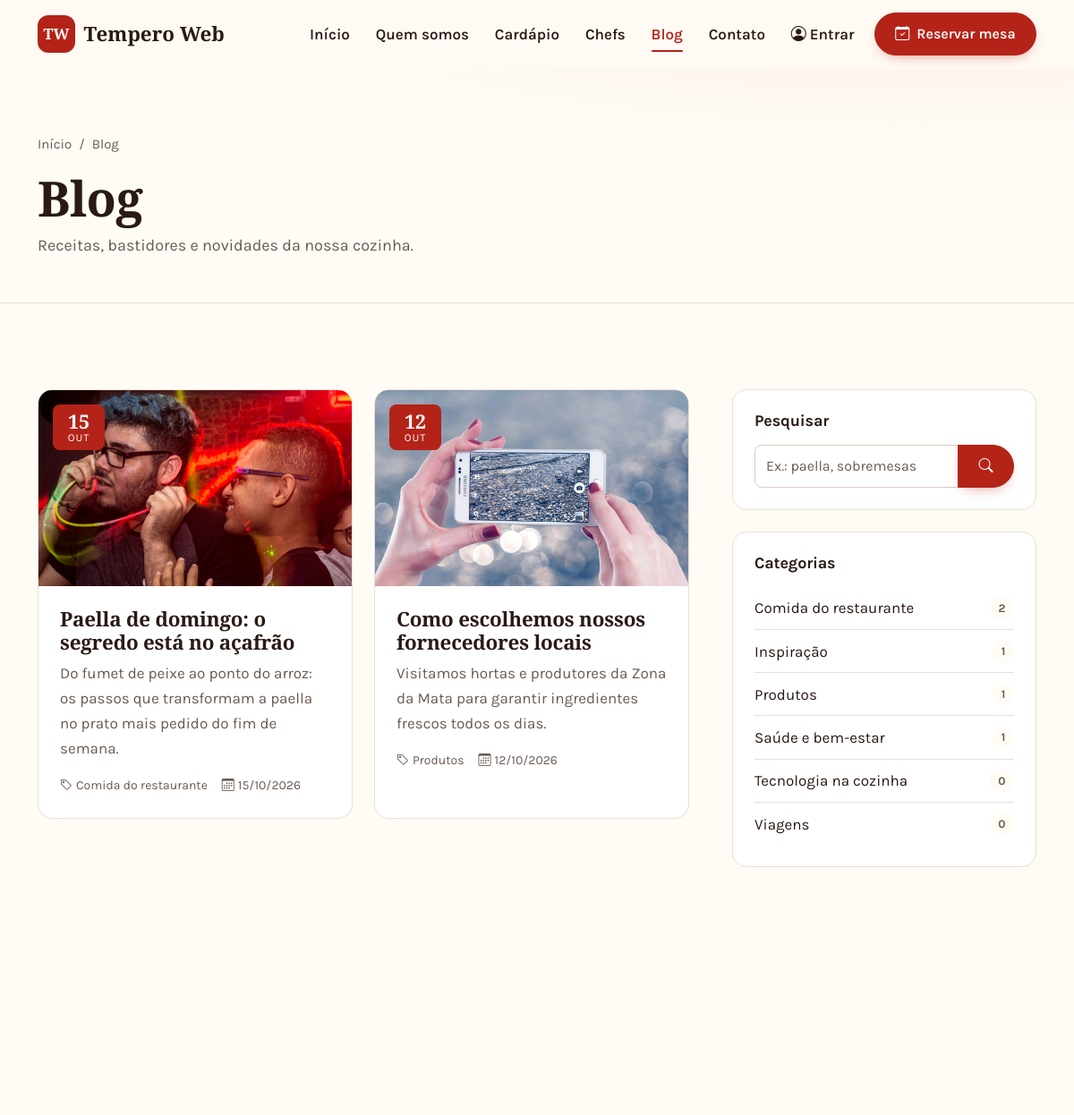
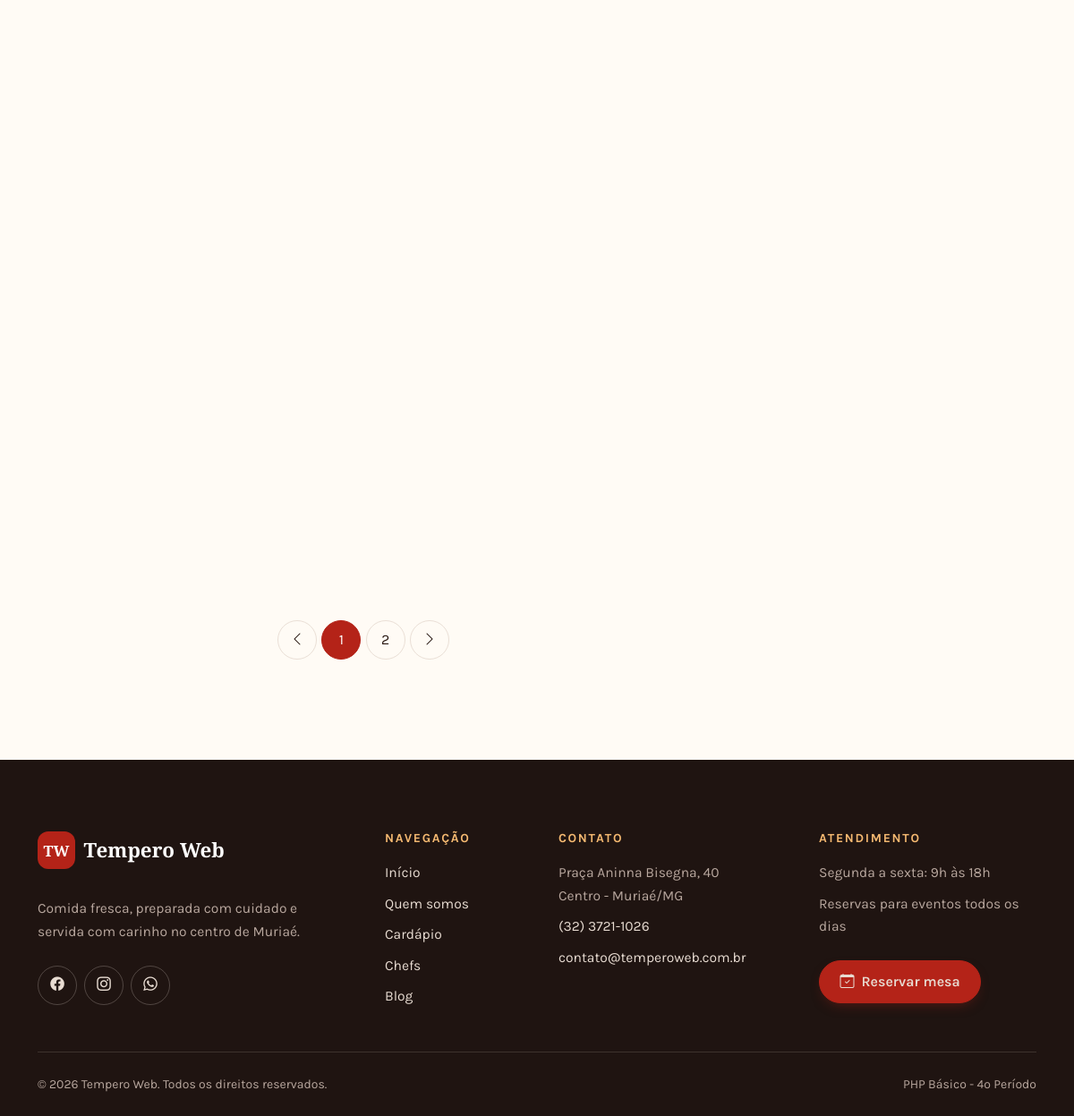
The page /Home/blog on the database its author committed (2 pictures, top to bottom).
### tables this page shows
CREATE TABLE noticia (
    id                 INT          NOT NULL AUTO_INCREMENT,
    blog_categoria_id  INT          NOT NULL,
    titulo             VARCHAR(150) NOT NULL,
    resumo             VARCHAR(255) NOT NULL,
    imagem             VARCHAR(100) NULL COMMENT 'arquivo em assets/img/noticia/',
    dataPublicacao     DATE         NOT NULL,
    statusRegistro     TINYINT      NOT NULL DEFAULT 1 COMMENT '1=Ativo; 2=Inativo',
    PRIMARY KEY (id),
    KEY idx_noticia_blog_categoria (blog_categoria_id),
    CONSTRAINT fk_noticia_blog_categoria FOREIGN KEY (blog_categoria_id) REFERENCES blog_categoria (id)
);

CREATE TABLE blog_categoria (
    id              INT          NOT NULL AUTO_INCREMENT,
    descricao       VARCHAR(100) NOT NULL,
    statusRegistro  TINYINT      NOT NULL DEFAULT 1 COMMENT '1=Ativo; 2=Inativo',
    PRIMARY KEY (id)
);

### app/controller/BaseController.php (called while the page is built, shortened)
<?php
abstract class BaseController
{
    protected Request $request;
    public function __construct()
    {
        $this->request = new Request();
    }
    protected function view(string $view, array $data = [])
    {
        $data['action'] = $this->request->getAction();
        extract($this->escapa($data));
        require_once 'app/view/' . $view . '.php';
    }
    private function escapa(array $dados): array
    {
        foreach ($dados as $chave => $valor) {
            if (is_array($valor)) {
                $dados[$chave] = $this->escapa($valor);
            } elseif (is_string($valor)) {
                $dados[$chave] = htmlspecialchars($valor, ENT_QUOTES, 'UTF-8');
            }
        }
        return $dados;
    }
}

### app/controller/Home.php (called while the page is built, shortened)
<?php
class Home extends BaseController
{
    public function blog()
    {
        return $this->view("blog", [
            "aNoticia"       => $this->model("Noticia")->publicadas(),
            "aCategoriaBlog" => $this->model("BlogCategoria")->comQuantidade()
        ]);
    }
}

### index.php (called while the page is built, shortened)
<?php
require_once 'app/controller/BaseController.php';
$caminho        = parse_url($_SERVER['REQUEST_URI'], PHP_URL_PATH);
$uri            = explode("/", $caminho);
$method         = (isset($uri[2]) && $uri[2] != "" ? $uri[2] : 'index');
$controller = new $controllerName();
$controller->$method();

### app/library/Database.php (called while the page is built, shortened)
<?php
class Database
{
    private static $dbConfigaraConexao;
    private static ?PDO $conexao = null;
    public function __construct($dbConfigaraConexao = DB_CONF_CONEXAO)
    {
        self::$dbConfigaraConexao = $dbConfigaraConexao;
    }
    public function conecta(): PDO
    {
        if (self::$conexao instanceof PDO) {
            return self::$conexao;
        }
        $dsn = self::$dbConfigaraConexao['DB_DRIVE'] .
                ":host=" . self::$dbConfigaraConexao['DB_HOST'] .
                ";port=" . self::$dbConfigaraConexao['DB_PORT'] .
                ";dbname=" . self::$dbConfigaraConexao['DB_BASEDADOS'] .
                ";charset=utf8mb4";
        try {
            self::$conexao = new PDO(
                $dsn,
                self::$dbConfigaraConexao['DB_USER'],
                self::$dbConfigaraConexao['DB_PASSWORD']
            );
            self::$conexao->setAttribute(PDO::ATTR_ERRMODE, PDO::ERRMODE_EXCEPTION);
            self::$conexao->setAttribute(PDO::ATTR_DEFAULT_FETCH_MODE, PDO::FETCH_ASSOC);
        } catch (PDOException $ex) {
            http_response_code(500);
            exit("Não foi possível conectar ao banco de dados: " . $ex->getMessage());
        }
        return self::$conexao;
    }
    public function select(
        string $comando_sql,
        array $dados = [],
        string $tipoRetorno = 'all'
    ) {
        $data = $this->conecta()->prepare($comando_sql);
        $data->execute($dados);
        if ($tipoRetorno == 'all') {
            return $data->fetchAll();
        }
        return $data->fetch();
    }
}

### app/model/NoticiaModel.php (called while the page is built, shortened)
<?php
class NoticiaModel extends BaseModel
{
    public function publicadas(): array
    {
        return $this->db->select(
            "SELECT n.*,
                    bc.descricao AS categoria,
                    DATE_FORMAT(n.dataPublicacao, '%d') AS dia,
                    ELT(MONTH(n.dataPublicacao), 'Jan', 'Fev', 'Mar', 'Abr', 'Mai', 'Jun',
                                                 'Jul', 'Ago', 'Set', 'Out', 'Nov', 'Dez') AS mes
               FROM noticia n
               JOIN blog_categoria bc ON bc.id = n.blog_categoria_id
              WHERE n.statusRegistro = 1
                AND bc.statusRegistro = 1
                AND n.dataPublicacao <= CURDATE()
              ORDER BY n.dataPublicacao DESC, n.id DESC"
        );
    }
}

### app/model/BlogCategoriaModel.php (called while the page is built, shortened)
<?php
class BlogCategoriaModel extends BaseModel
{
    public function comQuantidade(): array
    {
        return $this->db->select(
            "SELECT bc.id, bc.descricao, COUNT(n.id) AS qtde
               FROM blog_categoria bc
               LEFT JOIN noticia n ON n.blog_categoria_id = bc.id
                                  AND n.statusRegistro = 1
                                  AND n.dataPublicacao <= CURDATE()
              WHERE bc.statusRegistro = 1
              GROUP BY bc.id, bc.descricao
              ORDER BY bc.descricao"
        );
    }
}

### app/view/blog.php (the view, shortened to what this page needs)
<?php require_once "app/view/comuns/cabecalho.php"; ?>
<?= tituloPagina("Blog", "Receitas, bastidores e novidades da nossa cozinha.") ?>
<section class="section">
    <div class="container">
        <div class="row g-5">
            <div class="col-lg-8">
                <div class="row g-4">
                    <?php foreach ($aNoticia as $noticia): ?>
                        <div class="col-md-6 reveal">
                            <article class="tw-card post-card">
                                <div class="tw-card-media">
                                    <img src="<?= imagemUrl($noticia['imagem'], 'noticia') ?>"
                                        alt="" loading="lazy">
                                    <time class="post-date" datetime="<?= $noticia['dataPublicacao'] ?>">
                                        <strong><?= $noticia['dia'] ?></strong>
                                        <span><?= $noticia['mes'] ?></span>
                                    </time>
                                </div>
                                <div class="tw-card-body">
                                    <h2><a href="#"><?= $noticia['titulo'] ?></a></h2>
                                    <p><?= $noticia['resumo'] ?></p>
                                    <ul class="post-meta">
                                        <li><i class="bi bi-tag me-1" aria-hidden="true"></i><?= $noticia['categoria'] ?></li>
                                        <li><i class="bi bi-calendar3 me-1" aria-hidden="true"></i><?= formatoData($noticia['dataPublicacao']) ?></li>
                                    </ul>
                                </div>
                            </article>
                        </div>
                    <?php endforeach; ?>
                </div>
                <nav class="mt-5" aria-label="Paginação do blog">
                    <ul class="pagination justify-content-center">
                        <li class="page-item">
                            <a class="page-link" href="#" aria-label="Página anterior">
                                <i class="bi bi-chevron-left" aria-hidden="true"></i>
                            </a>
                        </li>
                        <li class="page-item active">
                            <a class="page-link" href="#" aria-current="page">1</a>
                        </li>
                        <li class="page-item">
                            <a class="page-link" href="#">2</a>
                        </li>
                        <li class="page-item">
                            <a class="page-link" href="#" aria-label="Próxima página">
                                <i class="bi bi-chevron-right" aria-hidden="true"></i>
                            </a>
                        </li>
                    </ul>
                </nav>
            </div>
            <aside class="col-lg-4" aria-label="Barra lateral do blog">
                <div class="sidebar-widget">
                    <h2>Pesquisar</h2>
                    <form action="#" role="search">
                        <div class="input-group">
                            <input type="search" class="form-control" id="pesquisaBlog" name="q" placeholder="Ex.: paella, sobremesas">
                            <button class="btn btn-primary" type="submit" aria-label="Pesquisar">
                                <i class="bi bi-search" aria-hidden="true"></i>
                            </button>
                        </div>
                    </form>
                </div>
                <div class="sidebar-widget">
                    <h2>Categorias</h2>
                    <ul class="category-list">
                        <?php foreach ($aCategoriaBlog as $categoria): ?>
                            <li>
                                <a href="#">
                                    <span><?= $categoria['descricao'] ?></span>
                                    <span class="count" aria-label="<?= $categoria['qtde'] ?> posts"><?= $categoria['qtde'] ?></span>
                                </a>
                            </li>
                        <?php endforeach; ?>
                    </ul>
                </div>
            </aside>
        </div>
    </div>
</section>
<?php require_once "app/view/comuns/rodape.php"; ?>

### rows shown on the page
noticia: imagem (picture), dia "15", mes "OUT", titulo "Paella de domingo: o segredo está no açafrão", resumo "Do fumet de peixe ao ponto do arroz: os passos que transformam a paella no prato mais pedido do fim de semana.", blog_categoria.descricao "Comida do restaurante", dataPublicacao "15/10/2026"
noticia: imagem (picture), dia "12", mes "OUT", titulo "Como escolhemos nossos fornecedores locais", resumo "Visitamos hortas e produtores da Zona da Mata para garantir ingredientes frescos todos os dias.", blog_categoria.descricao "Produtos", dataPublicacao "12/10/2026"
blog_categoria: descricao "Comida do restaurante", qtde "2"
blog_categoria: descricao "Inspiração", qtde "1"
blog_categoria: descricao "Produtos", qtde "1"
blog_categoria: descricao "Saúde e bem-estar", qtde "1"
blog_categoria: descricao "Tecnologia na cozinha", qtde "0"
blog_categoria: descricao "Viagens", qtde "0"

### other values the page prints
$rotulo "Início"
$rotulo "Quem somos"
$rotulo "Cardápio"
$rotulo "Chefs"
$rotulo "Blog"
$rotulo "Contato"
$titulo "Blog"
$subtitulo "Receitas, bastidores e novidades da nossa cozinha."
